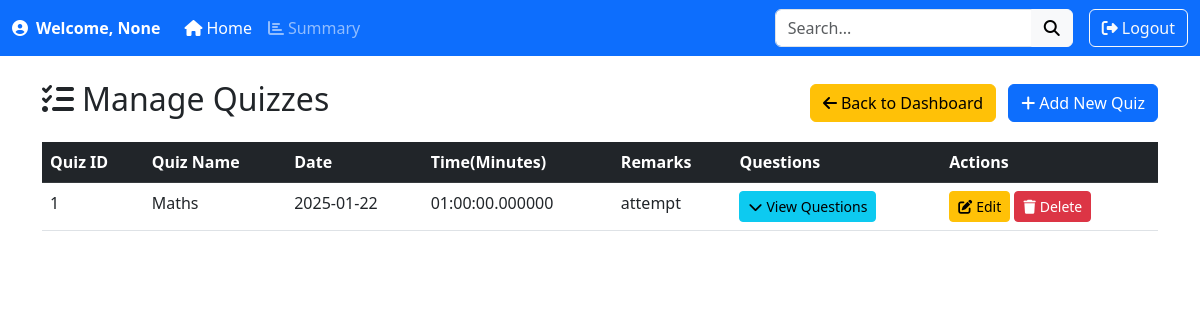
The page /search_quiz on the database as committed earlier.
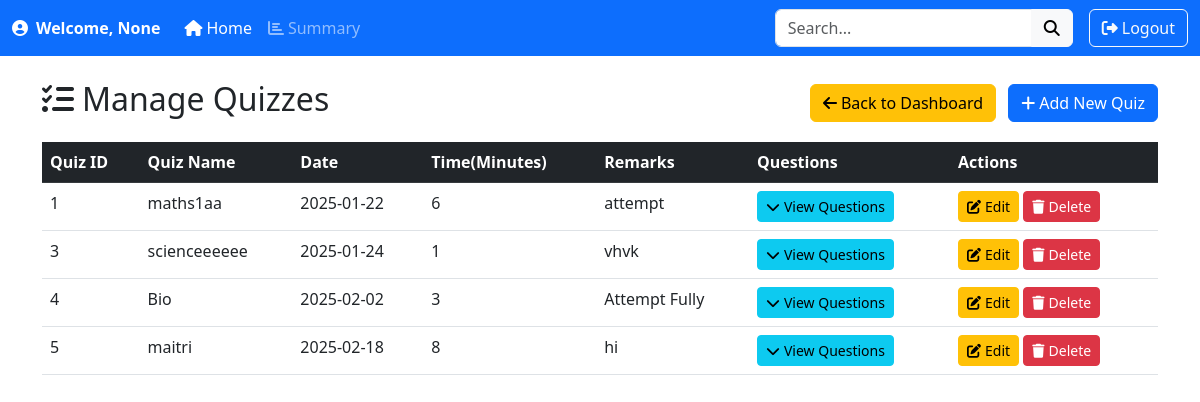
The same page on the database as committed later.
### app.py (models this page shows)
class Quiz(db.Model):
    id=db.Column(db.Integer,primary_key=True)
    name=db.Column(db.String(150),nullable=False)
    date_of_quiz=db.Column(db.Date,nullable=False)
    time_of_quiz=db.Column(db.Integer,nullable=False)
    remarks=db.Column(db.Text,nullable=False)
    chapter_id = db.Column(db.Integer, db.ForeignKey('chapter.id'), nullable=False)
    questions = db.relationship('Question', back_populates='quiz', cascade="all, delete")
    scores = db.relationship('Scores', back_populates='quiz', cascade="all, delete")
    chapter=db.relationship('Chapter',back_populates='quizzes')

### app.py (the view)
@app.route('/search_quiz', methods=['GET'])
def search_quiz():
    query = request.args.get('quiz_name')
    if query:
        quizzes = Quiz.query.filter(Quiz.name.contains(query)).all()
    else:
        quizzes = Quiz.query.all()
    return render_template('quiz.html', quizzes=quizzes)

### templates/quiz.html (shortened to what this page needs)
<!DOCTYPE html>
<html lang="en">
<head>
    <link href="https://cdn.jsdelivr.net/npm/bootstrap@5.3.0-alpha3/dist/css/bootstrap.min.css" rel="stylesheet">
    <link rel="stylesheet" href="https://cdnjs.cloudflare.com/ajax/libs/font-awesome/6.4.0/css/all.min.css">
</head>
<body>
    <nav class="navbar navbar-expand-lg navbar-dark bg-primary">
        <div class="container-fluid">
            <span class="navbar-text fw-bold text-white me-3">
                <i class="fas fa-user-circle me-2"></i>Welcome, {{ session.get('username') }}
            </span>
            <div class="collapse navbar-collapse" id="navbarContent">
                <ul class="navbar-nav me-auto mb-2 mb-lg-0">
                    <li class="nav-item">
                        <a class="nav-link active" href="/admin_dashboard"><i class="fas fa-home me-1"></i>Home</a>
                    </li>
                    <li class="nav-item">
                        <a class="nav-link" href="/admin_summary"><i class="fas fa-chart-bar me-1"></i>Summary</a>
                    </li>
                </ul>
                <form class="d-flex me-3" action="/search_quiz" method="GET">
                    <div class="input-group">
                        <input class="form-control" type="search" placeholder="Search..." aria-label="Search" name="quiz_name">
                        <button class="btn btn-light" type="submit"><i class="fas fa-search"></i></button>
                    </div>
                </form>
                <a href="/login" class="btn btn-outline-light"><i class="fas fa-sign-out-alt me-1"></i>Logout</a>
            </div>
        </div>
    </nav>
    <div class="container mt-4">
        <div class="d-flex justify-content-between align-items-center mb-3">
            <h2><i class="fas fa-tasks me-2"></i>Manage Quizzes</h2>
            <div>
                <a href="/admin_dashboard" class="btn btn-warning me-2"><i class="fas fa-arrow-left me-1"></i>Back to Dashboard</a>
                <button class="btn btn-primary" data-bs-toggle="modal" data-bs-target="#addquizModal"><i class="fas fa-plus me-1"></i>Add New Quiz</button>
            </div>
        </div>
        <div class="table-responsive">
            <table class="table table-hover">
                <thead class="table-dark">
                    <tr>
                        <th>Quiz ID</th>
                        <th>Quiz Name</th>
                        <th>Date</th>
                        <th>Time(Minutes)</th>
                        <th>Remarks</th>
                        <th>Questions</th>
                        <th>Actions</th>
                    </tr>
                </thead>
                <tbody>
                    {% for quiz in quizzes %}
                    <tr>
                        <td>{{ quiz.id }}</td>
                        <td>{{ quiz.name }}</td>
                        <td>{{ quiz.date_of_quiz }}</td>
                        <td>{{ quiz.time_of_quiz }}</td>
                        <td>{{ quiz.remarks }}</td>
                        <td>
                            <button class="btn btn-info btn-sm" data-bs-toggle="collapse" data-bs-target="#questions-{{ quiz.id }}">
                                <i class="fas fa-chevron-down me-1"></i>View Questions
                            </button>
                        </td>
                        <td>
                            <button class="btn btn-warning btn-sm" data-bs-toggle="modal" data-bs-target="#editquizModal-{{ quiz.id }}"><i class="fas fa-edit me-1"></i>Edit</button>
                            <button class="btn btn-danger btn-sm" data-bs-toggle="modal" data-bs-target="#deletequizModal-{{ quiz.id }}"><i class="fas fa-trash me-1"></i>Delete</button>
                        </td>
                    </tr>
                    {% endfor %}
                </tbody>
            </table>
        </div>
    </div>
</body>
</html>

Rows that differ between the two databases and show on the page:
changed Quiz "attempt": name "Maths" → "maths1aa"; time_of_quiz "01:00:00.000000" → "6"
added Quiz: id "3", name "scienceeeeee", date_of_quiz "2025-01-24", time_of_quiz "1", remarks "vhvk"
added Quiz: id "4", name "Bio", date_of_quiz "2025-02-02", time_of_quiz "3", remarks "Attempt Fully"
added Quiz: id "5", name "maitri", date_of_quiz "2025-02-18", time_of_quiz "8", remarks "hi"
